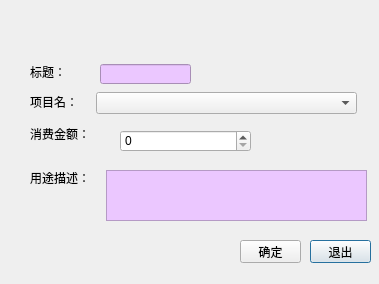
<?xml version="1.0" encoding="UTF-8"?>
<ui version="4.0">
 <class>addCost</class>
 <widget class="QDialog" name="addCost">
  <property name="geometry">
   <rect>
    <x>0</x>
    <y>0</y>
    <width>379</width>
    <height>284</height>
   </rect>
  </property>
  <property name="windowTitle">
   <string>Dialog</string>
  </property>
  <property name="styleSheet">
   <string notr="true">QDialog#addCost{
	background-image:url(img/addCost.jpg);
}
QTextEdit{
	background-color:rgb(235,199,255);
}  
     
QLineEdit{
	background-color:rgb(235,199,255);
}  
</string>
  </property>
  <widget class="QLabel" name="label_3">
   <property name="geometry">
    <rect>
     <x>30</x>
     <y>170</y>
     <width>71</width>
     <height>16</height>
    </rect>
   </property>
   <property name="styleSheet">
    <string notr="true">font: 75 11pt &quot;黑体&quot;;
color:rgb(0, 0, 0);</string>
   </property>
   <property name="text">
    <string>用途描述：</string>
   </property>
  </widget>
  <widget class="QLineEdit" name="title">
   <property name="geometry">
    <rect>
     <x>100</x>
     <y>64</y>
     <width>91</width>
     <height>20</height>
    </rect>
   </property>
  </widget>
  <widget class="QLabel" name="label_2">
   <property name="geometry">
    <rect>
     <x>30</x>
     <y>64</y>
     <width>71</width>
     <height>16</height>
    </rect>
   </property>
   <property name="styleSheet">
    <string notr="true">font: 75 11pt &quot;黑体&quot;;
color:rgb(0, 0, 0);</string>
   </property>
   <property name="text">
    <string>标题：</string>
   </property>
  </widget>
  <widget class="QTextEdit" name="Describe">
   <property name="geometry">
    <rect>
     <x>106</x>
     <y>170</y>
     <width>261</width>
     <height>51</height>
    </rect>
   </property>
  </widget>
  <widget class="QLabel" name="dailyInfo">
   <property name="geometry">
    <rect>
     <x>20</x>
     <y>340</y>
     <width>161</width>
     <height>21</height>
    </rect>
   </property>
   <property name="styleSheet">
    <string notr="true">font: 75 12pt &quot;黑体&quot;;
color:rgb(255, 0, 0);</string>
   </property>
   <property name="text">
    <string/>
   </property>
  </widget>
  <widget class="QPushButton" name="BtnCancel">
   <property name="geometry">
    <rect>
     <x>310</x>
     <y>240</y>
     <width>61</width>
     <height>23</height>
    </rect>
   </property>
   <property name="text">
    <string>退出</string>
   </property>
  </widget>
  <widget class="QPushButton" name="BtnConfirm">
   <property name="geometry">
    <rect>
     <x>240</x>
     <y>240</y>
     <width>61</width>
     <height>23</height>
    </rect>
   </property>
   <property name="text">
    <string>确定</string>
   </property>
  </widget>
  <widget class="QComboBox" name="proName">
   <property name="geometry">
    <rect>
     <x>96</x>
     <y>92</y>
     <width>261</width>
     <height>22</height>
    </rect>
   </property>
  </widget>
  <widget class="QLabel" name="label">
   <property name="geometry">
    <rect>
     <x>30</x>
     <y>94</y>
     <width>71</width>
     <height>16</height>
    </rect>
   </property>
   <property name="styleSheet">
    <string notr="true">font: 75 11pt &quot;黑体&quot;;
color:rgb(0, 0, 0);</string>
   </property>
   <property name="text">
    <string>项目名：</string>
   </property>
  </widget>
  <widget class="QLabel" name="label_4">
   <property name="geometry">
    <rect>
     <x>30</x>
     <y>126</y>
     <width>101</width>
     <height>16</height>
    </rect>
   </property>
   <property name="styleSheet">
    <string notr="true">font: 75 11pt &quot;黑体&quot;;
color:rgb(0, 0, 0);</string>
   </property>
   <property name="text">
    <string>消费金额：</string>
   </property>
  </widget>
  <widget class="QSpinBox" name="money">
   <property name="geometry">
    <rect>
     <x>120</x>
     <y>130</y>
     <width>131</width>
     <height>22</height>
    </rect>
   </property>
  </widget>
  <widget class="QLabel" name="Info">
   <property name="geometry">
    <rect>
     <x>40</x>
     <y>240</y>
     <width>161</width>
     <height>21</height>
    </rect>
   </property>
   <property name="styleSheet">
    <string notr="true">font: 75 12pt &quot;黑体&quot;;
color:rgb(255, 0, 0);</string>
   </property>
   <property name="text">
    <string/>
   </property>
  </widget>
 </widget>
 <resources/>
 <connections/>
</ui>
